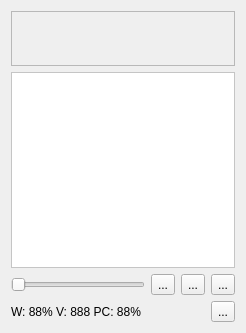
<?xml version="1.0" encoding="UTF-8"?>
<ui version="4.0">
 <class>KisPainterlyMixer</class>
 <widget class="QWidget" name="KisPainterlyMixer">
  <property name="geometry">
   <rect>
    <x>0</x>
    <y>0</y>
    <width>246</width>
    <height>333</height>
   </rect>
  </property>
  <layout class="QGridLayout" name="gridLayout">
   <item row="0" column="0">
    <widget class="QFrame" name="m_spotsFrame">
     <property name="sizePolicy">
      <sizepolicy hsizetype="Preferred" vsizetype="Maximum">
       <horstretch>0</horstretch>
       <verstretch>1</verstretch>
      </sizepolicy>
     </property>
     <property name="maximumSize">
      <size>
       <width>16777215</width>
       <height>55</height>
      </size>
     </property>
     <property name="frameShape">
      <enum>QFrame::StyledPanel</enum>
     </property>
     <property name="frameShadow">
      <enum>QFrame::Plain</enum>
     </property>
    </widget>
   </item>
   <item row="1" column="0">
    <widget class="MixerCanvas" name="m_canvas">
     <property name="sizePolicy">
      <sizepolicy hsizetype="Preferred" vsizetype="Preferred">
       <horstretch>0</horstretch>
       <verstretch>1</verstretch>
      </sizepolicy>
     </property>
     <property name="palette">
      <palette>
       <active>
        <colorrole role="WindowText">
         <brush brushstyle="SolidPattern">
          <color alpha="255">
           <red>0</red>
           <green>0</green>
           <blue>0</blue>
          </color>
         </brush>
        </colorrole>
        <colorrole role="Button">
         <brush brushstyle="SolidPattern">
          <color alpha="255">
           <red>255</red>
           <green>255</green>
           <blue>255</blue>
          </color>
         </brush>
        </colorrole>
        <colorrole role="Dark">
         <brush brushstyle="SolidPattern">
          <color alpha="255">
           <red>127</red>
           <green>127</green>
           <blue>127</blue>
          </color>
         </brush>
        </colorrole>
        <colorrole role="Mid">
         <brush brushstyle="SolidPattern">
          <color alpha="255">
           <red>170</red>
           <green>170</green>
           <blue>170</blue>
          </color>
         </brush>
        </colorrole>
        <colorrole role="Text">
         <brush brushstyle="SolidPattern">
          <color alpha="255">
           <red>0</red>
           <green>0</green>
           <blue>0</blue>
          </color>
         </brush>
        </colorrole>
        <colorrole role="ButtonText">
         <brush brushstyle="SolidPattern">
          <color alpha="255">
           <red>0</red>
           <green>0</green>
           <blue>0</blue>
          </color>
         </brush>
        </colorrole>
        <colorrole role="Base">
         <brush brushstyle="SolidPattern">
          <color alpha="255">
           <red>255</red>
           <green>255</green>
           <blue>255</blue>
          </color>
         </brush>
        </colorrole>
        <colorrole role="Window">
         <brush brushstyle="SolidPattern">
          <color alpha="255">
           <red>255</red>
           <green>255</green>
           <blue>255</blue>
          </color>
         </brush>
        </colorrole>
        <colorrole role="AlternateBase">
         <brush brushstyle="SolidPattern">
          <color alpha="255">
           <red>255</red>
           <green>255</green>
           <blue>255</blue>
          </color>
         </brush>
        </colorrole>
       </active>
       <inactive>
        <colorrole role="WindowText">
         <brush brushstyle="SolidPattern">
          <color alpha="255">
           <red>0</red>
           <green>0</green>
           <blue>0</blue>
          </color>
         </brush>
        </colorrole>
        <colorrole role="Button">
         <brush brushstyle="SolidPattern">
          <color alpha="255">
           <red>255</red>
           <green>255</green>
           <blue>255</blue>
          </color>
         </brush>
        </colorrole>
        <colorrole role="Dark">
         <brush brushstyle="SolidPattern">
          <color alpha="255">
           <red>127</red>
           <green>127</green>
           <blue>127</blue>
          </color>
         </brush>
        </colorrole>
        <colorrole role="Mid">
         <brush brushstyle="SolidPattern">
          <color alpha="255">
           <red>170</red>
           <green>170</green>
           <blue>170</blue>
          </color>
         </brush>
        </colorrole>
        <colorrole role="Text">
         <brush brushstyle="SolidPattern">
          <color alpha="255">
           <red>0</red>
           <green>0</green>
           <blue>0</blue>
          </color>
         </brush>
        </colorrole>
        <colorrole role="ButtonText">
         <brush brushstyle="SolidPattern">
          <color alpha="255">
           <red>0</red>
           <green>0</green>
           <blue>0</blue>
          </color>
         </brush>
        </colorrole>
        <colorrole role="Base">
         <brush brushstyle="SolidPattern">
          <color alpha="255">
           <red>255</red>
           <green>255</green>
           <blue>255</blue>
          </color>
         </brush>
        </colorrole>
        <colorrole role="Window">
         <brush brushstyle="SolidPattern">
          <color alpha="255">
           <red>255</red>
           <green>255</green>
           <blue>255</blue>
          </color>
         </brush>
        </colorrole>
        <colorrole role="AlternateBase">
         <brush brushstyle="SolidPattern">
          <color alpha="255">
           <red>255</red>
           <green>255</green>
           <blue>255</blue>
          </color>
         </brush>
        </colorrole>
       </inactive>
       <disabled>
        <colorrole role="WindowText">
         <brush brushstyle="SolidPattern">
          <color alpha="255">
           <red>127</red>
           <green>127</green>
           <blue>127</blue>
          </color>
         </brush>
        </colorrole>
        <colorrole role="Button">
         <brush brushstyle="SolidPattern">
          <color alpha="255">
           <red>255</red>
           <green>255</green>
           <blue>255</blue>
          </color>
         </brush>
        </colorrole>
        <colorrole role="Dark">
         <brush brushstyle="SolidPattern">
          <color alpha="255">
           <red>127</red>
           <green>127</green>
           <blue>127</blue>
          </color>
         </brush>
        </colorrole>
        <colorrole role="Mid">
         <brush brushstyle="SolidPattern">
          <color alpha="255">
           <red>170</red>
           <green>170</green>
           <blue>170</blue>
          </color>
         </brush>
        </colorrole>
        <colorrole role="Text">
         <brush brushstyle="SolidPattern">
          <color alpha="255">
           <red>127</red>
           <green>127</green>
           <blue>127</blue>
          </color>
         </brush>
        </colorrole>
        <colorrole role="ButtonText">
         <brush brushstyle="SolidPattern">
          <color alpha="255">
           <red>127</red>
           <green>127</green>
           <blue>127</blue>
          </color>
         </brush>
        </colorrole>
        <colorrole role="Base">
         <brush brushstyle="SolidPattern">
          <color alpha="255">
           <red>255</red>
           <green>255</green>
           <blue>255</blue>
          </color>
         </brush>
        </colorrole>
        <colorrole role="Window">
         <brush brushstyle="SolidPattern">
          <color alpha="255">
           <red>255</red>
           <green>255</green>
           <blue>255</blue>
          </color>
         </brush>
        </colorrole>
        <colorrole role="AlternateBase">
         <brush brushstyle="SolidPattern">
          <color alpha="255">
           <red>255</red>
           <green>255</green>
           <blue>255</blue>
          </color>
         </brush>
        </colorrole>
       </disabled>
      </palette>
     </property>
     <property name="autoFillBackground">
      <bool>true</bool>
     </property>
     <property name="frameShape">
      <enum>QFrame::StyledPanel</enum>
     </property>
     <property name="frameShadow">
      <enum>QFrame::Sunken</enum>
     </property>
    </widget>
   </item>
   <item row="2" column="0">
    <layout class="QHBoxLayout" name="horizontalLayout">
     <item>
      <widget class="QSlider" name="sliderRadius">
       <property name="maximum">
        <number>30</number>
       </property>
       <property name="orientation">
        <enum>Qt::Horizontal</enum>
       </property>
      </widget>
     </item>
     <item>
      <widget class="QToolButton" name="bnMix">
       <property name="text">
        <string>...</string>
       </property>
       <property name="autoExclusive">
        <bool>true</bool>
       </property>
      </widget>
     </item>
     <item>
      <widget class="QToolButton" name="bnPick">
       <property name="text">
        <string>...</string>
       </property>
       <property name="autoExclusive">
        <bool>true</bool>
       </property>
      </widget>
     </item>
     <item>
      <widget class="QToolButton" name="bnPan">
       <property name="text">
        <string>...</string>
       </property>
       <property name="autoExclusive">
        <bool>true</bool>
       </property>
      </widget>
     </item>
    </layout>
   </item>
   <item row="3" column="0">
    <layout class="QHBoxLayout" name="horizontalLayout_2">
     <item>
      <widget class="QLabel" name="m_information">
       <property name="sizePolicy">
        <sizepolicy hsizetype="Preferred" vsizetype="Minimum">
         <horstretch>0</horstretch>
         <verstretch>0</verstretch>
        </sizepolicy>
       </property>
       <property name="text">
        <string>W: 88% V: 888 PC: 88%</string>
       </property>
      </widget>
     </item>
     <item>
      <widget class="QToolButton" name="m_bErase">
       <property name="text">
        <string>...</string>
       </property>
      </widget>
     </item>
    </layout>
   </item>
  </layout>
 </widget>
 <customwidgets>
  <customwidget>
   <class>MixerCanvas</class>
   <extends>QFrame</extends>
   <header>mixercanvas.h</header>
   <container>1</container>
  </customwidget>
 </customwidgets>
 <resources/>
 <connections/>
</ui>
